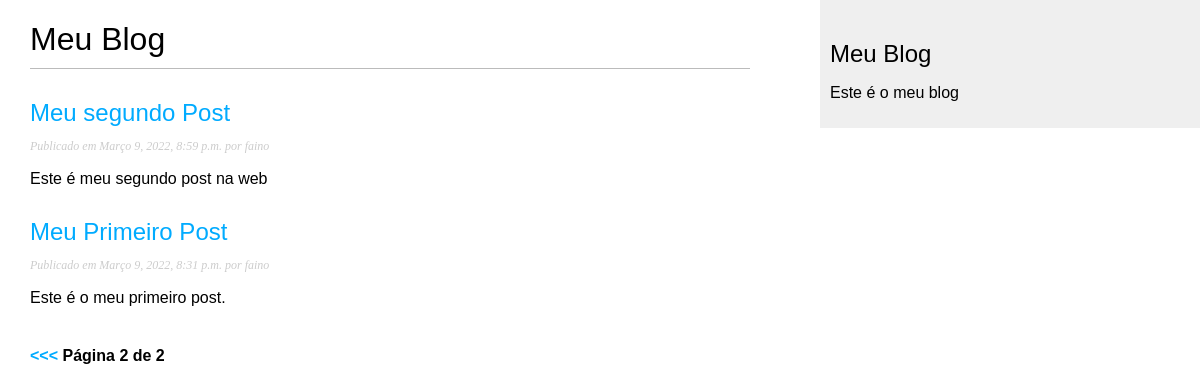
Screenshot of /?page=2 with the database file from the repository.
### meublog/models.py (models this page shows, shortened)
class Post(models.Model):
    STATUS_CHOICES = (
        ('rascunho', 'Rascunho'),
        ('publicado', 'Publicado')
    )
    objects = models.Manager()
    publicados = PublicadosManager()
    titulo = models.CharField(max_length=250)
    slug = models.SlugField(max_length=100)
    corpo = models.TextField()
    autor = models.ForeignKey(User, on_delete=models.CASCADE, related_name='meublog_posts')
    publicado = models.DateTimeField(default=timezone.now)
    criado = models.DateTimeField(auto_now_add=True)
    status = models.CharField(max_length=9, choices=STATUS_CHOICES, default='rascunho')
    class Meta:
        ordering = ('-publicado',)
        verbose_name = "Post"
        verbose_name_plural = "Posts"
    """
    def get_absolute_url(self):
        return reverse('meublog:detalhe',
                       args=[self.publicado.year,
                             self.publicado.month,
                             self.publicado.day-1,
                             self.slug])
    """

### meublog/views.py (the view)
# urls.py: path('', views.ListarPostsView.as_view(), name='listar_posts'),
class ListarPostsView(ListView):
    queryset = Post.publicados.all()
    context_object_name = 'posts'
    paginate_by = 2
    template_name = "meublog/post/listarposts.html"

### meublog/templates/meublog/post/listarposts.html (shortened to what this page needs)
{% extends 'meublog/base.html' %}
{% block conteudo %}
    <h1>Meu Blog</h1>
    {% for p in posts %}
        <h2>
            <a href="{% url 'meublog:detalhe' p.publicado.year p.publicado.month p.publicado.day p.slug %}">{{ p.titulo }}</a>
        </h2>
        <p class="date">
            Publicado em {{ p.publicado }} por {{ p.autor }}
        </p>
        <p>
            {{ p.corpo|truncatewords:15|linebreaks }}
        </p>
    {% endfor %}
    {% include "paginacao.html" with page=page_obj %}
{%endblock%}

### meublog/static/css/meublog.css (style rules this page uses)
body { margin:0; padding:0; font-family:helvetica, sans-serif; }
a { color:#00abff; text-decoration:none; }
h1 { font-weight:normal; border-bottom:1px solid #bbb; padding:0 0 10px 0; }
h2 { font-weight:normal; margin:30px 0 0; }
p.date { color:#ccc; font-family: georgia, serif; font-size: 12px; font-style: italic; }

### rows the page displays
Post: titulo "Meu segundo Post", publicado "Março 9, 2022, 8:59 p.m.", autor "faino", corpo "Este é meu segundo post na web"
Post: titulo "Meu Primeiro Post", publicado "Março 9, 2022, 8:31 p.m.", autor "faino", corpo "Este é o meu primeiro post."

### other values shown
{{ page.number }} "2"
{{ page.paginator.num_pages }} "2"
